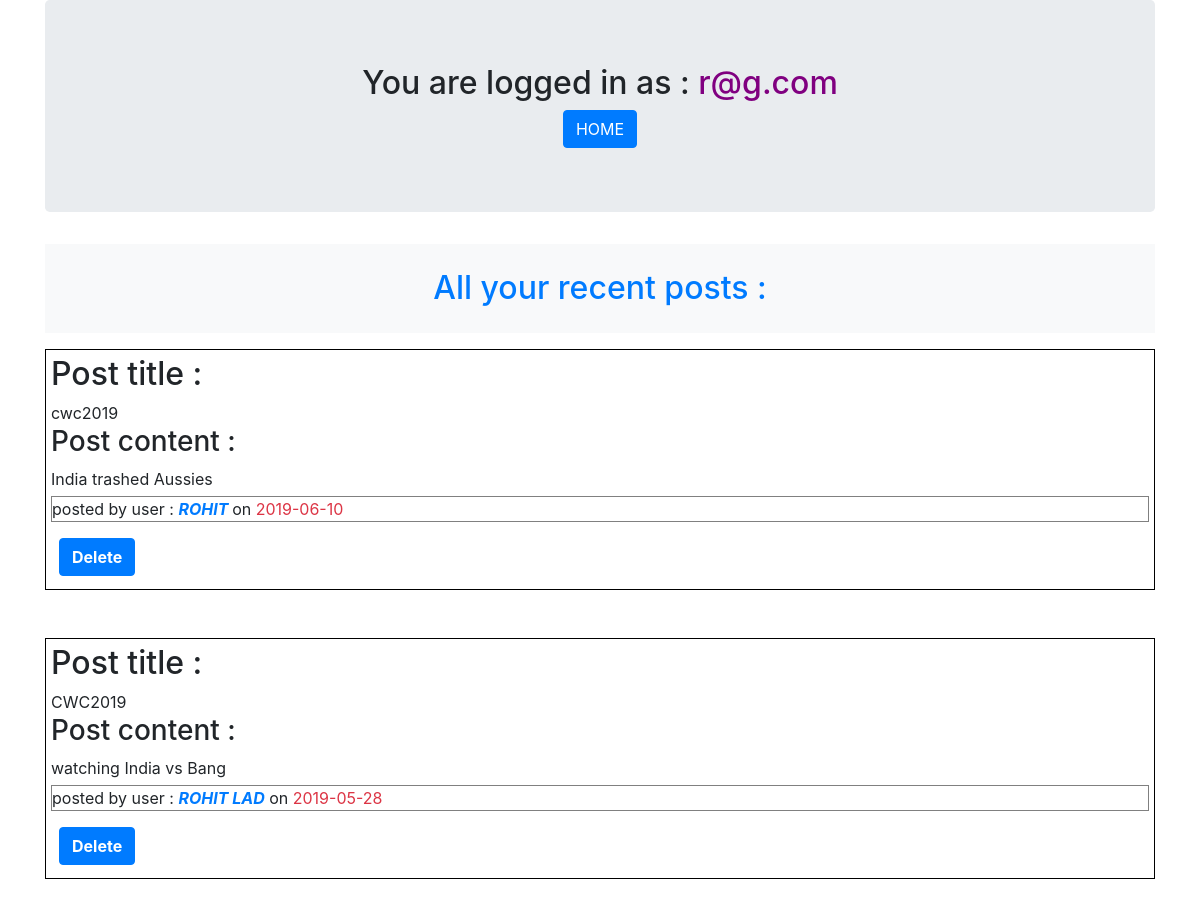
The app's page /myposts.php (signed in) with its own data.
### tables this page shows
CREATE TABLE `posts` (
  `post_id` int(11) NOT NULL,
  `user_id` int(11) NOT NULL,
  `user_name` varchar(100) NOT NULL,
  `topic_id` int(11) NOT NULL,
  `post_title` text NOT NULL,
  `post_content` text NOT NULL,
  `post_date` date NOT NULL
);

### functions/functions.php (the view, shortened to what this page needs)
<?php
include "includes/connection.php";
function getmyposts(){
  global $con;
  $user_email = $_SESSION['user_email'];
  $getuserid = "select * from users where user_email='$user_email'";
  $run_getuserid = mysqli_query($con, $getuserid);
  while($row = mysqli_fetch_assoc($run_getuserid))
    $var = $row['user_id'];
  $getpost = "select * from posts where user_id='$var' ORDER BY post_id DESC";
  $run_getpost = mysqli_query($con, $getpost);
  $countmyposts = mysqli_num_rows($run_getpost);
  if($countmyposts == 0){
      echo "
            <h2 class='text-info font-weight-bolder mt-5' style='text-align:center;'>
              You've NO posts. Post something
            </h2>
           ";
  }
  else{
  while($roww = mysqli_fetch_assoc($run_getpost)){
    $post_id = $roww['post_id'];
    $post_title = $roww['post_title'];
    $post_content = $roww['post_content'];
    $user_post_name = strtoupper($roww['user_name']);
    $date = $roww['post_date'];
    echo "<div style='border:1px solid black;'>
          <div style='padding:5px;'>
          <h2>Post title :</h2> $post_title
          <h3>Post content :</h3> $post_content
          <p style='border:1px solid grey; margin-top:5px;'>posted by user :
            <span class='text-primary'><b><i>$user_post_name</i></b></span>
            on <span class='text-danger'>$date</span>
          </p>
          <a type='button' class='btn btn-primary mb-2 ml-2 text-white font-weight-bold'
              href='functions/deletemyposts.php?id=$post_id'>Delete
          </a>
          </div>
          </div>
          <br /><br />
          ";
        }
      }
}
?>

### records on screen
posts: post_title "cwc2019", post_content "India trashed Aussies", user_name "ROHIT", post_date "2019-06-10"
posts: post_title "CWC2019", post_content "watching India vs Bang", user_name "ROHIT LAD", post_date "2019-05-28"

### other values on screen
$_SESSION['user_email'] "r@g.com"
